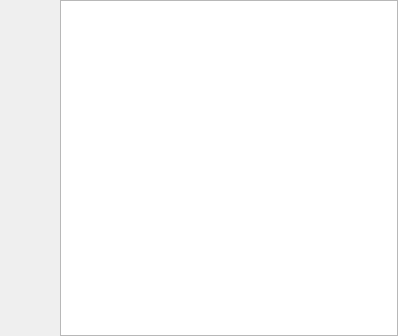
<?xml version="1.0" encoding="UTF-8"?>
<ui version="4.0">
 <class>LUAEditorView</class>
 <widget class="QWidget" name="LUAEditorView">
  <property name="geometry">
   <rect>
    <x>0</x>
    <y>0</y>
    <width>398</width>
    <height>336</height>
   </rect>
  </property>
  <property name="windowTitle">
   <string>Lua Editor</string>
  </property>
  <property name="styleSheet">
   <string notr="true"/>
  </property>
  <layout class="QHBoxLayout" name="horizontalLayout" stretch="0,0,0">
   <property name="spacing">
    <number>0</number>
   </property>
   <property name="leftMargin">
    <number>0</number>
   </property>
   <property name="topMargin">
    <number>0</number>
   </property>
   <property name="rightMargin">
    <number>0</number>
   </property>
   <property name="bottomMargin">
    <number>0</number>
   </property>
   <item>
    <widget class="LUAEditor::LUAEditorBreakpointWidget" name="m_breakpoints" native="true">
     <property name="minimumSize">
      <size>
       <width>45</width>
       <height>0</height>
      </size>
     </property>
     <property name="maximumSize">
      <size>
       <width>45</width>
       <height>16777215</height>
      </size>
     </property>
    </widget>
   </item>
   <item>
    <widget class="LUAEditor::FoldingWidget" name="m_folding" native="true">
     <property name="minimumSize">
      <size>
       <width>15</width>
       <height>0</height>
      </size>
     </property>
     <property name="maximumSize">
      <size>
       <width>15</width>
       <height>16777215</height>
      </size>
     </property>
    </widget>
   </item>
   <item>
    <layout class="QVBoxLayout" name="verticalLayout">
     <item>
      <widget class="LUAEditor::LUAEditorPlainTextEdit" name="m_luaTextEdit">
       <property name="frameShape">
        <enum>QFrame::StyledPanel</enum>
       </property>
       <property name="lineWrapMode">
        <enum>QPlainTextEdit::NoWrap</enum>
       </property>
       <property name="backgroundVisible">
        <bool>false</bool>
       </property>
      </widget>
     </item>
     <item>
      <widget class="LUAEditor::LUAEditorFindWidget" name="m_findReplaceWidget" native="true"/>
     </item>
    </layout>
   </item>
  </layout>
 </widget>
 <customwidgets>
  <customwidget>
   <class>LUAEditor::LUAEditorBreakpointWidget</class>
   <extends>QWidget</extends>
   <header>Source/LUA/LUAEditorBreakpointWidget.hxx</header>
   <container>1</container>
  </customwidget>
  <customwidget>
   <class>LUAEditor::LUAEditorPlainTextEdit</class>
   <extends>QPlainTextEdit</extends>
   <header>Source/LUA/LUAEditorPlainTextEdit.hxx</header>
  </customwidget>
  <customwidget>
   <class>LUAEditor::FoldingWidget</class>
   <extends>QWidget</extends>
   <header>LUAEditorFoldingWidget.hxx</header>
   <container>1</container>
  </customwidget>
  <customwidget>
   <class>LUAEditor::LUAEditorFindWidget</class>
   <extends>QWidget</extends>
   <header>Source/LUA/LUAEditorFindWidget.h</header>
   <container>1</container>
  </customwidget>
 </customwidgets>
 <resources/>
 <connections/>
</ui>
